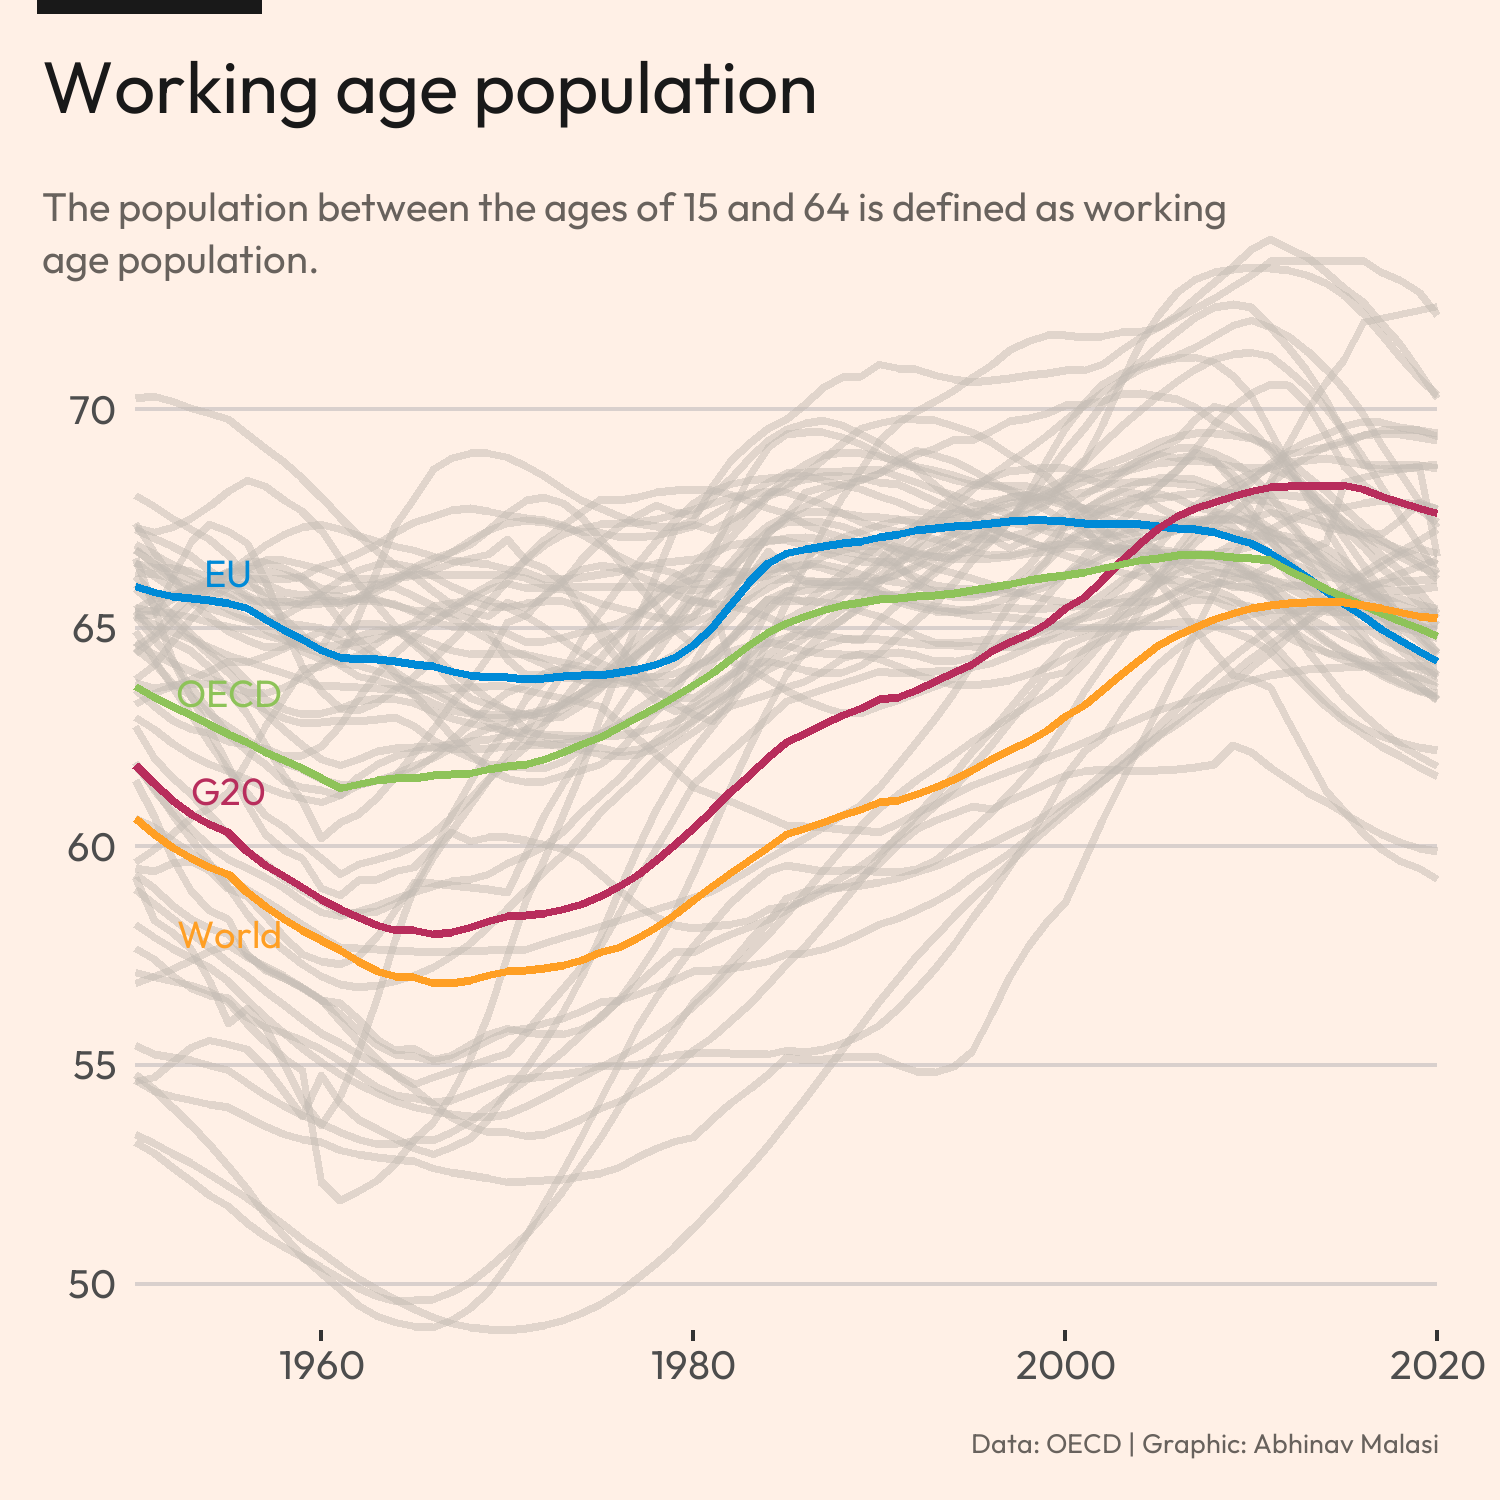

Write R code to recreate this figure.
setwd("~/R/Infographics/30daysChartChallenge/day24")

library(tidyverse)
library(showtext)

showtext_auto()

sysfonts::font_families_google()
sysfonts::font_add_google("Outfit","Outfit")


working_age <- read_csv("DP_LIVE_24042022165057633.csv")


subset <- c("G20","WLD","EU27","OECD")


imp <- working_age %>% filter(LOCATION %in% subset)


# function for adding black bar 
# ref: https://stackoverflow.com/questions/64656234/how-does-the-economist-make-these-lines-near-the-title-using-using-ggplot
# OPTION 2
annotate_npc <- function(x, y, height, width, ...) {
  grid::grid.draw(grid::rectGrob(
    x = unit(x, "npc"), y = unit(y, "npc"), height = unit(height, "npc"), width = unit(width, "npc"),
    gp = grid::gpar(...)
  ))
}

png("working_age.png", width=5, height=5,unit='in', res = 300)


working_age %>% ggplot(aes(TIME, Value, group=LOCATION)) +
  geom_line( color="#C3BBB3",size=1, alpha=.5) +
  geom_line(data = imp, aes(TIME, Value, group=LOCATION, color =LOCATION ), size=1) +
  xlab("")+ ylab("")+
  labs(title = "Working age population",
       subtitle = "The population between the ages of 15 and 64 is defined as working\nage population.",
       caption = "Data: OECD | Graphic: Abhinav Malasi") +
  annotate(geom = "text", x=1955, y=66.25, label="EU", size=10,color="#008AD7",family = "Outfit")+
  annotate(geom = "text", x=1955, y=61.25, label="G20", size=10,color="#B82D5C",family = "Outfit")+
  annotate(geom = "text", x=1955, y=63.5, label="OECD", size=10,color="#8EC359",family = "Outfit")+
  annotate(geom = "text", x=1955, y=58, label="World", size=10,color="#FF9F24",family = "Outfit")+
  #annotate(geom = "text", x=1955, y=72, label="Percent Population", size=10,color="#FF9F24",family = "Outfit")+
  scale_color_manual(values = c("#008AD7","#B82D5C","#8EC359","#FF9F24"))+
  scale_y_continuous(breaks = seq(50,70,5), labels = seq(50,70,5), expand = c(0,0)) +
  scale_x_continuous(expand = c(0,0)) +
  coord_cartesian(clip = "off") +
  theme(panel.grid.major.y = element_line(color="#D9D0CD"),
        panel.grid.major.x = element_blank(),
        panel.grid.minor = element_blank(),
        panel.background = element_rect(color="#FFF0E6", fill="#FFF0E6"),
        plot.background = element_rect(color="#FFF0E6", fill="#FFF0E6"),
        plot.margin = margin(c(15,15,10,10)),
        legend.position = "none",
        plot.title.position = "plot",
        plot.title = element_text(size=55,color="#191919"),
        plot.subtitle = element_text(size=30, lineheight = .35,margin = margin(t=10,b=-10)),
        plot.caption = element_text(size=20),
        axis.text = element_text(size=30),
        axis.ticks.y = element_blank(),
        text=element_text(color="#68625D", family = "Outfit"))

annotate_npc(x = 0.1, y = 1, height = 0.02, width = 0.15, fill = "#191919", col = NA)

dev.off()

#ggsave("working_age.png", last_plot(), width = 5, height = 5, units = "in")
